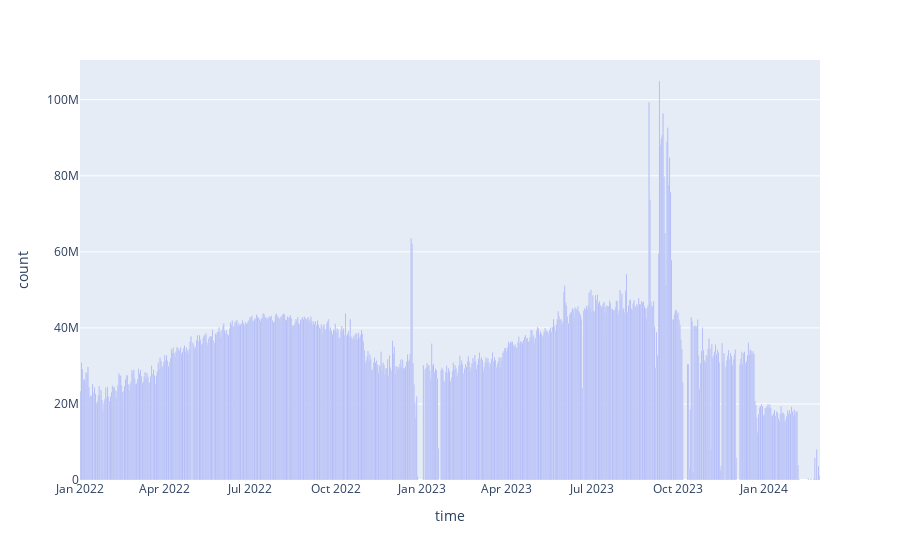

Notebook source saved alongside this figure:
### Code cell
df = spark.sql("""
SELECT TO_DATE(from_unixtime(event_time)), COUNT(*) 
FROM `project_opdi`.`osn_tracks_clustered`
GROUP BY TO_DATE(from_unixtime(event_time));""").toPandas()

df.to_parquet('counts_per_day_osn_tracks.parquet')

df.columns = ['time', 'count']

import plotly.express as px
date_col = 'time'
count_col = 'count'
fig = px.bar(df, x=date_col, y=count_col)
fig

### Figure 1 — Plotly figure (JSON) as saved in the notebook; plotly's stock layout.template omitted (floating-point values rounded to 4 significant figures; data arrays with more than 128 entries replaced by an {"elided": "..."} marker saying what was removed)
{"data": [{"alignmentgroup": "True", "hovertemplate": "time=%{x}<br>count=%{y}<extra></extra>", "legendgroup": "", "marker": {"color": "#636efa", "pattern": {"shape": ""}}, "name": "", "offsetgroup": "", "orientation": "v", "showlegend": false, "textposition": "auto", "type": "bar", "x": {"elided": "761 str values"}, "xaxis": "x", "y": {"elided": "761 int values"}, "yaxis": "y"}], "layout": {"barmode": "relative", "legend": {"tracegroupgap": 0}, "margin": {"t": 60}, "xaxis": {"anchor": "y", "autorange": true, "domain": [0, 1], "range": ["2021-12-31 12:00", "2024-02-29 12:00"], "title": {"text": "time"}, "type": "date"}, "yaxis": {"anchor": "x", "autorange": true, "domain": [0, 1], "range": [0, 110500000.0], "title": {"text": "count"}, "type": "linear"}}}
